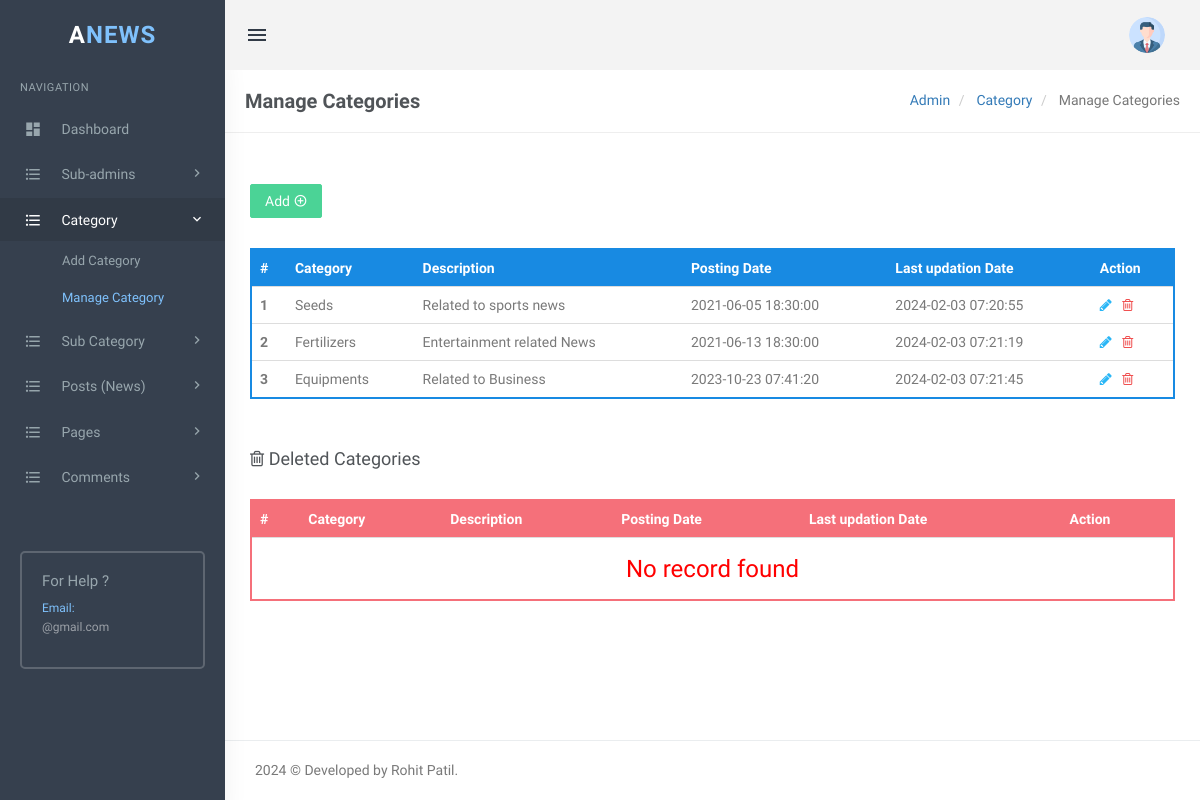
Page /newsportal/admin/manage-categories.php (signed in) on the committed database.
### tables this page shows
CREATE TABLE `tblcategory` (
  `Cat_ID` int(11) NOT NULL,
  `Cat_Name` varchar(200) DEFAULT NULL,
  `Description` mediumtext DEFAULT NULL,
  `PostingDate` timestamp NULL DEFAULT current_timestamp(),
  `UpdationDate` timestamp NULL DEFAULT NULL ON UPDATE current_timestamp(),
  `Is_Active` int(1) DEFAULT NULL
);

### newsportal/admin/manage-categories.php (the view, shortened to what this page needs)
<?php
    include('includes/config.php');
    if(strlen($_SESSION['login'])==0)
    {
    header('location:index.php');
    }
    else{
?>
<!DOCTYPE html>
<html lang="en">
<head>
    <link href="assets/css/bootstrap.min.css" rel="stylesheet" type="text/css" />
    <link href="assets/css/core.css" rel="stylesheet" type="text/css" />
    <link href="assets/css/components.css" rel="stylesheet" type="text/css" />
    <link href="assets/css/icons.css" rel="stylesheet" type="text/css" />
    <link href="assets/css/pages.css" rel="stylesheet" type="text/css" />
    <link href="assets/css/menu.css" rel="stylesheet" type="text/css" />
    <link href="assets/css/responsive.css" rel="stylesheet" type="text/css" />
    <link rel="stylesheet" href="../plugins/switchery/switchery.min.css">
</head>
<body class="fixed-left">
    <div id="wrapper">
        <?php include('includes/topheader.php');?>
        <?php include('includes/leftsidebar.php');?>
        <div class="content-page">
            <div class="content">
                <div class="container">
                    <div class="row">
                        <div class="col-xs-12">
                            <div class="page-title-box">
                                <h4 class="page-title">Manage Categories</h4>
                                <ol class="breadcrumb p-0 m-0">
                                    <li>
                                        <a href="#">Admin</a>
                                    </li>
                                    <li>
                                        <a href="#">Category </a>
                                    </li>
                                    <li class="active">
                                        Manage Categories
                                    </li>
                                </ol>
                                <div class="clearfix"></div>
                            </div>
                        </div>
                    </div>
                    <div class="row">
                        <div class="col-sm-6">
                       </div>
                        <div class="row">
                            <div class="col-md-12">
                                <div class="demo-box m-t-20">
                                    <div class="m-b-30">
                                        <a href="add-category.php">
                                            <button id="addToTable" class="btn btn-success waves-effect waves-light">Add
                                                <i class="mdi mdi-plus-circle-outline"></i></button>
                                        </a>
                                    </div>
                                    <div class="table-responsive">
                                        <table class="table m-0 table-colored-bordered table-bordered-primary">
                                            <thead>
                                                <tr>
                                                    <th>#</th>
                                                    <th> Category</th>
                                                    <th>Description</th>
                                                    <th>Posting Date</th>
                                                    <th>Last updation Date</th>
                                                    <th>Action</th>
                                                </tr>
                                            </thead>
                                            <tbody>
                                                <?php
                                                 $query=mysqli_query($con,"SELECT `Cat_ID`,`Cat_Name`,`Description`,`PostingDate`,`UpdationDate` FROM `tblcategory` WHERE `Is_Active`=1");
                                                    $cnt=1;
                                                    $rowcount=mysqli_num_rows($query);
                                                if($rowcount==0)
                                                {
                                                ?>
                                                <tr>
                                                    <td colspan="7" align="center">
                                                        <h3 style="color:red">No record found</h3>
                                                    </td>
                                                <tr>
                                                    <?php
                                                        } else {
                                                    while($row=mysqli_fetch_array($query))
                                                    {
                                                ?>
                                                <tr>
                                                    <th scope="row">
                                                        <?php echo htmlentities($cnt);?>
                                                    </th>
                                                    <td>
                                                        <?php echo htmlentities($row['Cat_Name']);?>
                                                    </td>
                                                    <td>
                                                        <?php echo htmlentities($row['Description']);?>
                                                    </td>
                                                    <td>
                                                        <?php echo htmlentities($row['PostingDate']);?>
                                                    </td>
                                                    <td>
                                                        <?php echo htmlentities($row['UpdationDate']);?>
                                                    </td>
                                                    <td><a
                                                            href="edit-category.php?cid=<?php echo htmlentities($row['Cat_ID']);?>"><i
                                                                class="fa fa-pencil" style="color: #29b6f6;"></i></a>
                                                        &nbsp;<a
                                                            href="manage-categories.php?rid=<?php echo htmlentities($row['Cat_ID']);?>&&action=del">
                                                            <i class="fa fa-trash-o" style="color: #f05050"></i></a>
                                                    </td>
                                                </tr>
                                                <?php
                                            $cnt++;
                                            }} ?>
                                            </tbody>
                                        </table>
                                    </div>
                                </div>
                            </div>
                        </div>
                        <div class="row">
                            <div class="col-md-12">
                                <div class="demo-box m-t-20">
                                    <div class="m-b-30">
                                        <h4><i class="fa fa-trash-o"></i> Deleted Categories</h4>
                                    </div>
                                    <div class="table-responsive">
                                        <table class="table m-0 table-colored-bordered table-bordered-danger">
                                            <thead>
                                                <tr>
                                                    <th>#</th>
                                                    <th> Category</th>
                                                    <th>Description</th>
                                                    <th>Posting Date</th>
                                                    <th>Last updation Date</th>
                                                    <th>Action</th>
                                                </tr>
                                            </thead>
                                            <tbody>
                                                <?php
                                                $query=mysqli_query($con,"SELECT `Cat_ID`, `Cat_Name`,`Description`,`PostingDate`,`UpdationDate` FROM  `tblcategory` WHERE `Is_Active`=0");
                                                $cnt=1; $rowcount=mysqli_num_rows($query);
                                                if($rowcount==0)
                                                {
                                                ?>
                                                <tr>
                                                    <td colspan="7" align="center">
                                                        <h3 style="color:red">No record found</h3>
                                                    </td>
                                                    <?php
                                                        } else {
                                                while($row=mysqli_fetch_array($query))
                                                {
                                                ?>
                                                <tr>
                                                    <th scope="row">
                                                        <?php echo htmlentities($cnt);?>
                                                    </th>
                                                    <td>
                                                        <?php echo htmlentities($row['Cat_Name']);?>
                                                    </td>
                                                    <td>
                                                        <?php echo htmlentities($row['Description']);?>
                                                    </td>
                                                    <td>
                                                        <?php echo htmlentities($row['PostingDate']);?>
                                                    </td>
                                                    <td>
                                                        <?php echo htmlentities($row['UpdationDate']);?>
                                                    </td>
                                                    <td><a
                                                            href="manage-categories.php?resid=<?php echo htmlentities($row['Cat_ID']);?>"><i
                                                                class="ion-arrow-return-right"
                                                                title="Restore this category"></i></a>
                                                        &nbsp;<a
                                                            href="manage-categories.php?rid=<?php echo htmlentities($row['Cat_ID']);?>&& action=parmdel"
                                                            title="Delete forever"> <i class="fa fa-trash-o"
                                                                style="color: #f05050"></i> </td>
                                                </tr>
                                                <?php
                                                    $cnt++;
                                                    }} ?>
                                            </tbody>
                                        </table>
                                    </div>
                               </div>
                            </div>
                        </div>
                    </div>
                </div>
                <?php include('includes/footer.php');?>
            </div>
        </div>
</body>
</html>
<?php } ?>

### newsportal/admin/assets/css/core.css (style rules this page uses)
body { font-family: 'Varela Round', sans-serif; margin: 0; padding-bottom: 60px; overflow-x: hidden; color: #797979; }
html { position: relative; min-height: 100%; }
.h1, .h2, .h3, .h4, .h5, .h6, h1, h2, h3, h4, h5, h6 { color: #505458; font-family: 'Hind Madurai', sans-serif; margin: 10px 0; }
* { outline: none !important; }
.container { width: auto; }
#wrapper { height: 100%; overflow: hidden; width: 100%; }
.p-0 { padding: 0 !important; }
.m-0 { margin: 0 !important; }
.m-t-20 { margin-top: 20px !important; }
.m-b-30 { margin-bottom: 30px !important; }
.row { margin-right: -10px; margin-left: -10px; }
.col-lg-1, .col-lg-10, .col-lg-11, .col-lg-12, .col-lg-2, .col-lg-3, .col-lg-4, .col-lg-5, .col-lg-6, .col-lg-7, .col-lg-8, .col-lg-9, .col-md-1, .col-md-10, .col-md-11, .col-md-12, .col-md-2, .col-md-3, .col-md-4, .col-md-5, .col-md-6, .col-md-7, .col-md-8, .col-md-9, .col-sm-1, .col-sm-10, .col-sm-11, .col-sm-12, .col-sm-2, .col-sm-3, .col-sm-4, .col-sm-5, .col-sm-6, .col-sm-7, .col-sm-8, .col-sm-9, .col-xs-1, .col-xs-10, .col-xs-11, .col-xs-12, .col-xs-2, .col-xs-3, .col-xs-4, .col-xs-5, .col-xs-6, .col-xs-7, .col-xs-8, .col-xs-9 { padding-left: 10px; padding-right: 10px; }
.breadcrumb { background-color: transparent; margin-bottom: 15px; padding-top: 10px; padding-left: 0; }
.waves-effect { position: relative; cursor: pointer; display: inline-block; overflow: hidden; -webkit-user-select: none; -moz-user-select: none; -ms-user-select: none; user-select: none; -webkit-tap-highlight-color: transparent; vertical-align: middle; z-index: 1; will-change: opacity, transform; -webkit-transition: all 0.3s ease-out; -moz-transition: all 0.3s ease-out; -o-transition: all 0.3s ease-out; -ms-transition: all 0.3s ease-out; transition: all 0.3s ease-out; }
.demo-box { padding: 10px 15px; }

### newsportal/admin/assets/css/menu.css (style rules this page uses)
.content-page { margin-left: 225px; overflow: hidden; }
.content-page .content { padding: 0 5px 10px 5px; margin-top: 70px; }
.page-title { font-size: 20px; margin-bottom: 0; margin-top: 0; font-weight: 600; }
.page-title-box { padding: 20px; border-bottom: 1px solid #eee; margin: 0 -20px 20px -20px; }
.page-title-box .page-title { margin-bottom: 0; float: left; }
.page-title-box .breadcrumb { float: right; background-color: transparent !important; }

### rows in the picture
tblcategory: Cat_Name "Seeds", Description "Related to sports news", PostingDate "2021-06-05 18:30:00", UpdationDate "2024-02-03 07:20:55"
tblcategory: Cat_Name "Fertilizers", Description "Entertainment related News", PostingDate "2021-06-13 18:30:00", UpdationDate "2024-02-03 07:21:19"
tblcategory: Cat_Name "Equipments", Description "Related to Business", PostingDate "2023-10-23 07:41:20", UpdationDate "2024-02-03 07:21:45"
